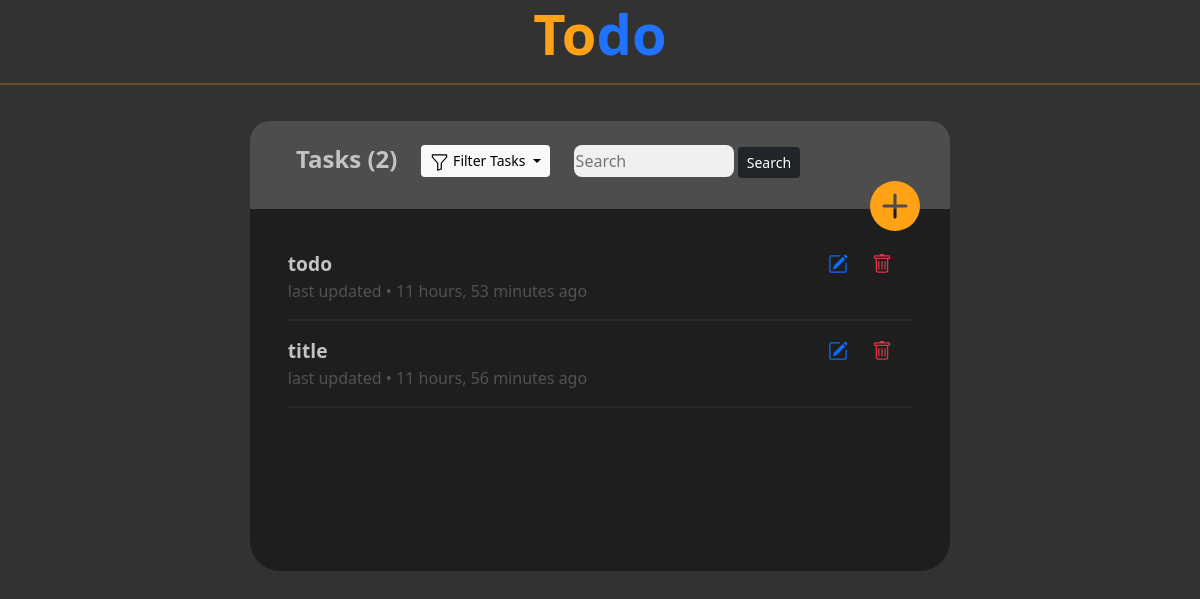
The app's page /, older data.
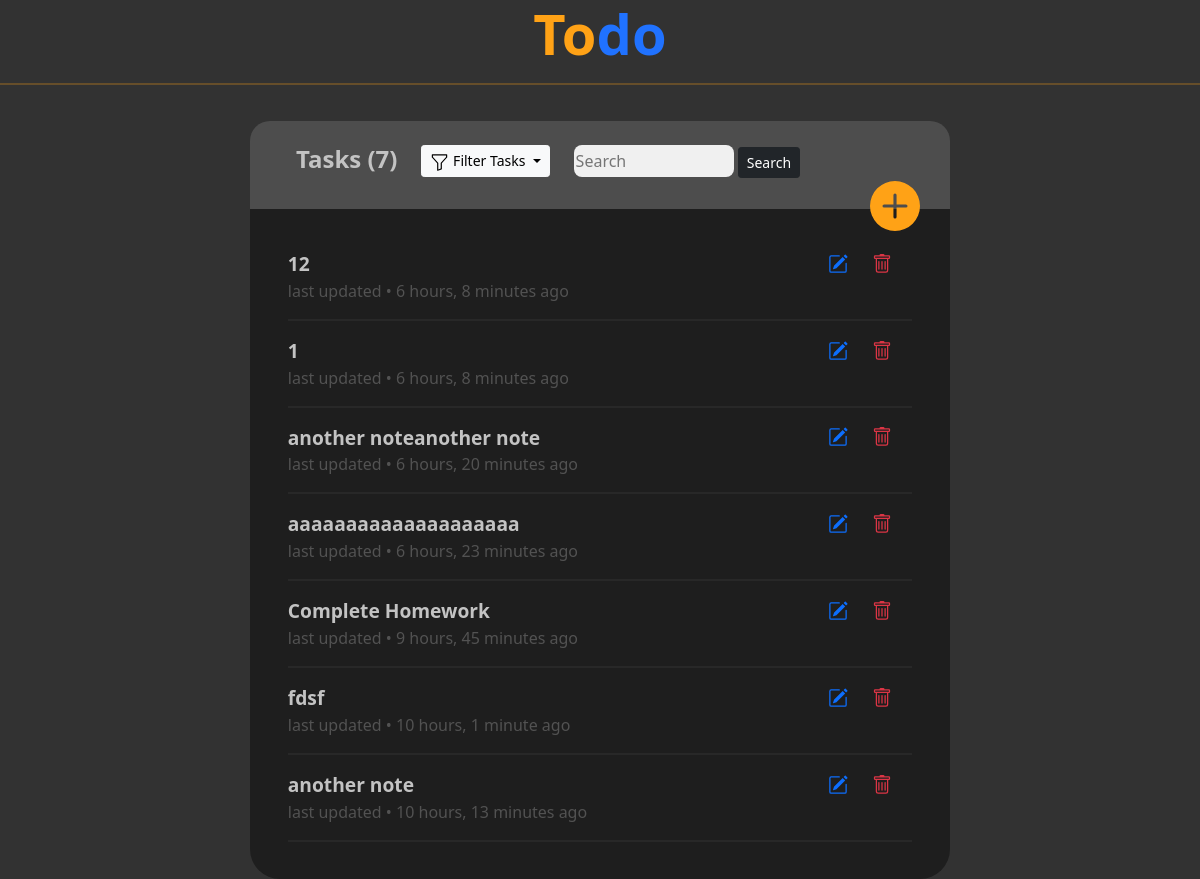
The same page, newer data.
### todos/models.py (models this page shows, shortened)
class Entry(models.Model):
    title = models.CharField(max_length=100)
    body = models.TextField(null=True,blank=True)
    date_added = models.DateTimeField(auto_now=True)
    completed = models.BooleanField(default=False)

### todos/views.py (the view)
# urls.py: path('',views.index , name = "index"),          # home page and a list of my To-Do's
def index(request):
    entries = Entry.objects.all().order_by("-date_added")       # retrieving all the entries from the database
    if request.method != 'POST':
        todoForm = EntryForm()                                  # empty form
    else:
        todoForm = EntryForm(request.POST)
        if todoForm.is_valid():                                 # if form is validated, then save
            todoForm.save()
            return redirect("todos:index")
    context = {"entries":entries, "todoForm":todoForm }
    return render(request,'todos/index.html',context )

### todos/forms.py
class EntryForm(ModelForm):
    class Meta:
        model = Entry
        fields = '__all__'
        exclude = ("completed", )
        widgets = {
                    'title':forms.TextInput(attrs={'class':'title_class',"placeholder":"title", "label":""}) ,
                    'body':forms.Textarea(attrs={'class':'body_class'}) ,
                }

### todos/templates/todos/index.html (shortened to what this page needs)
{% extends 'todos/base.html' %}
{% load bootstrap5 %}
{% load static %}
{% block content %}
<body style="background-color: rgb(50, 50, 50);">
  <center>
    <a href="{% url 'todos:index'  %}">
     <h1 style="color:rgb(255, 162, 22);font-size:3.5rem"> <strong> To<span style="color: rgb(32, 114, 255);" >do</span>  </strong>  </h1>
    </a>
  </center>
  <hr style="border: 1px rgb(255, 162, 22) solid" />
  <div class="d-flex justify-content-center">
    <div id="todo-container" class="col-md-7 col-sm-9 col-12">
    <div style="height: 5.5rem;background-color: rgb(77, 77, 77);border-radius: 20px 20px 0px 0px;">
      <div class="container">
        <br>
        <div class="d-flex">
          <div class="">
            <h4 style="color: rgb(195, 195, 195);margin-left:22px;font-weight: 600;">Tasks ({{entries.count}}) </h4>
          </div>
          <div style="padding-left: 1.5rem;">
         <div class="dropdown">
          <button class="btn btn-light dropdown-toggle btn-sm" type="button" id="dropdownMenuButton2" data-bs-toggle="dropdown" aria-expanded="false">
              Filter Tasks
          </button>
        </div>
        </div>
          <div class="d-none d-md-block" style="padding-left: 1.5rem;">
              <form  action="{% url 'todos:searchTodos' %}" method="post">
               <input class="mr-sm-2"  id="searchInput" name="search" type="text" placeholder="Search">
               <span > <button  name="submit" class="btn btn-dark btn-sm">Search</button> </span>
              </form>
          </div>
        </div>
      </div>
    </div>
  <div style="margin-top: -28px;" class="d-flex justify-content-end">
    <a id="addIcon" onclick="addNote()" style="color: rgb(255, 162, 22);margin-right: 30px;cursor: pointer;"  >
        <svg id="addIconSVG" xmlns="http://www.w3.org/2000/svg" width="50" height="50" fill="currentColor" class="bi bi-plus-circle-fill" viewBox="0 0 16 16">
            <path d="M16 8A8 8 0 1 1 0 8a8 8 0 0 1 16 0zM8.5 4.5a.5.5 0 0 0-1 0v3h-3a.5.5 0 0 0 0 1h3v3a.5.5 0 0 0 1 0v-3h3a.5.5 0 0 0 0-1h-3v-3z"/>
          </svg>
    </a>
</div>
      <div style="margin: 0.5cm 1cm 1cm 1cm">
        {% for entry in entries %}
        <div class="row">
            <div class="col-9 col-md-10">
                <a
                href="{% url 'todos:todoDetail' entry.id %}"
                style="
                  color: rgb(195, 195, 195);
                  font-weight: 600;
                  text-decoration: none;
                  font-size: 1.2rem;
                "
              >
                {{entry.title}}
              </a>
              <p style="margin: 0cm;color:rgb(82, 82, 82)" >last updated <span>&bull;</span>   <span>{{entry.date_added|timesince}} ago</span>  </p>
            </div>
            <div class="col-3 col-md-2">
                <a href="{% url 'todos:editTodo' entry.id %}">
                </a>
                 <span style="margin-left: 20px;">
                    <a href="{% url 'todos:deleteTodo' entry.id %}">
                    </a>
                </span>
            </div>
        </div>
        <hr style="border: 1px rgb(70, 70, 70) solid" />
        {% endfor %}
      </div>
    </div>
  </div>
</body>
{% endblock content %}

### todos/templates/todos/base.html (shortened to what this page needs)
<!DOCTYPE html>
<html lang="en">
<head>
    {% load static %}
    {% load bootstrap5 %}
    {% bootstrap_css %}
    <link href="https://cdn.jsdelivr.net/npm/bootstrap@5.0.2/dist/css/bootstrap.min.css" rel="stylesheet">
    <link rel="stylesheet" href="{% static 'css/index.css' %}">
</head>
{% block content %}{% endblock content %}
</html>

### todos/static/css/index.css (style rules this page uses)
#searchInput { border-radius: 8px; background-color: rgb(240, 240, 240) !important; border: none !important; box-shadow: none !important; color: rgb(53, 53, 53); height: 2rem; width:10rem; }
#todo-container { background-color: rgb(30, 30, 30); border-radius: 30px; margin-top: 20px; min-height: 450px; }
a { text-decoration: none; }

Row changes from the older to the newer data that the page shows:
removed Entry: title "todo", date_added "11 hours, 53 minutes"
removed Entry: title "title", date_added "11 hours, 56 minutes"
added Entry: title "12", date_added "6 hours, 8 minutes"
added Entry: title "1", date_added "6 hours, 8 minutes"
added Entry: title "another noteanother note", date_added "6 hours, 20 minutes"
added Entry: title "aaaaaaaaaaaaaaaaaaaa", date_added "6 hours, 23 minutes"
added Entry: title "Complete Homework", date_added "9 hours, 45 minutes"
added Entry: title "fdsf", date_added "10 hours, 1 minute"
added Entry: title "another note", date_added "10 hours, 13 minutes"
Text that changed along with them:
{{ entries.count }}: "2" → "7"
